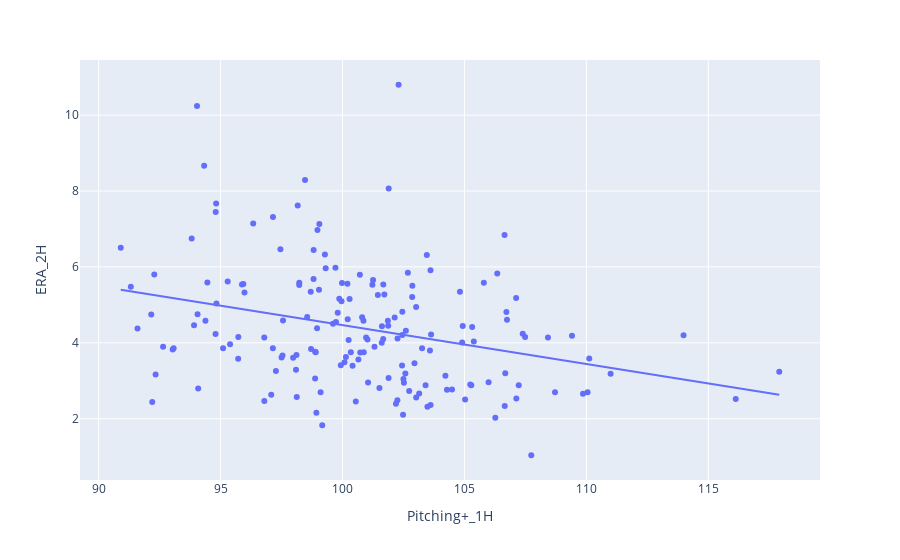

Notebook code for this chart:
### Code cell
px.scatter(full, x='Pitching+_1H', y='ERA_2H', hover_name='Name_1H', trendline='ols')

### Figure 1 — Plotly figure (JSON) as saved in the notebook; plotly's stock layout.template omitted (floating-point values rounded to 4 significant figures; data arrays with more than 128 entries replaced by an {"elided": "..."} marker saying what was removed)
{"data": [{"hovertemplate": "<b>%{hovertext}</b><br><br>Pitching+_1H=%{x}<br>ERA_2H=%{y}<extra></extra>", "hovertext": {"elided": "171 str values"}, "legendgroup": "", "marker": {"color": "#636efa", "symbol": "circle"}, "mode": "markers", "name": "", "orientation": "v", "showlegend": false, "type": "scatter", "x": {"elided": "171 float values"}, "xaxis": "x", "y": {"elided": "171 float values"}, "yaxis": "y"}, {"hovertemplate": "<b>OLS trendline</b><br>ERA_2H = -0.102324 * Pitching+_1H + 14.6995<br>R<sup>2</sup>=0.095822<br><br>Pitching+_1H=%{x}<br>ERA_2H=%{y} <b>(trend)</b><extra></extra>", "legendgroup": "", "marker": {"color": "#636efa", "symbol": "circle"}, "mode": "lines", "name": "", "showlegend": false, "type": "scatter", "x": {"elided": "171 float values"}, "xaxis": "x", "y": {"elided": "171 float values"}, "yaxis": "y"}], "layout": {"legend": {"tracegroupgap": 0}, "margin": {"t": 60}, "xaxis": {"anchor": "y", "domain": [0, 1], "title": {"text": "Pitching+_1H"}}, "yaxis": {"anchor": "x", "domain": [0, 1], "title": {"text": "ERA_2H"}}}}
